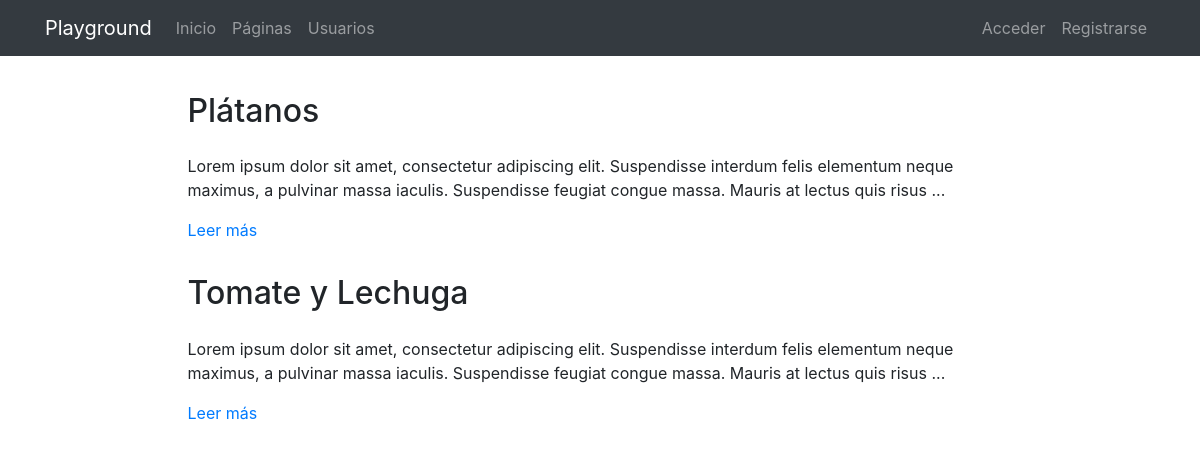
The page /pages/ on the database its author committed.
### pages/models.py (models this page shows, shortened)
class Page(models.Model):
    title = models.CharField(verbose_name="Título", max_length=200)
    content = RichTextField(verbose_name="Contenido")
    order = models.SmallIntegerField(verbose_name="Orden", default=0)
    created = models.DateTimeField(auto_now_add=True, verbose_name="Fecha de creación")
    updated = models.DateTimeField(auto_now=True, verbose_name="Fecha de edición")
    class Meta:
        verbose_name = "página"
        verbose_name_plural = "páginas"
        ordering = ['order', 'title']

### pages/views.py (the view)
# urls.py: path('', PageListView.as_view(), name='pages'),
class PageListView(ListView):
    model = Page

### pages/templates/pages/page_list.html (shortened to what this page needs)
{% extends 'core/base.html' %}
{% load static %}
{% block content %}
{% include "pages/includes/pages_menu.html" %}
<main role="main">
  <div class="container mb-4">
    {% for page in page_list|dictsort:"id" reversed %}
      <div class="row mt-3">
        <div class="col-md-9 mx-auto">
          <h2 class="mb-4">{{page.title}}</h2>
          <div>
            <p>{{page.content|striptags|safe|truncatechars:"200"}}</p>
            <p><a href="{% url 'pages:page' page.id page.title|slugify %}">Leer más</a>
            </p>
          </div>
        </div>
      </div>
    {% endfor %}
  </div>
</main>
{% endblock %}

### core/static/core/css/main.css (style rules this page uses)
main { padding-top: 20px; }
:root { --jumbotron-padding-y: 3rem; }

### rows shown on the page
Page: title "Plátanos", content "Lorem ipsum dolor sit amet, consectetur adipiscing elit. Suspendisse interdum felis elementum neque maximus, a pulvinar massa iaculis. Suspendisse feugiat congue massa. Mauris at lectus quis risus ..."
Page: title "Tomate y Lechuga", content "Lorem ipsum dolor sit amet, consectetur adipiscing elit. Suspendisse interdum felis elementum neque maximus, a pulvinar massa iaculis. Suspendisse feugiat congue massa. Mauris at lectus quis risus ..."
